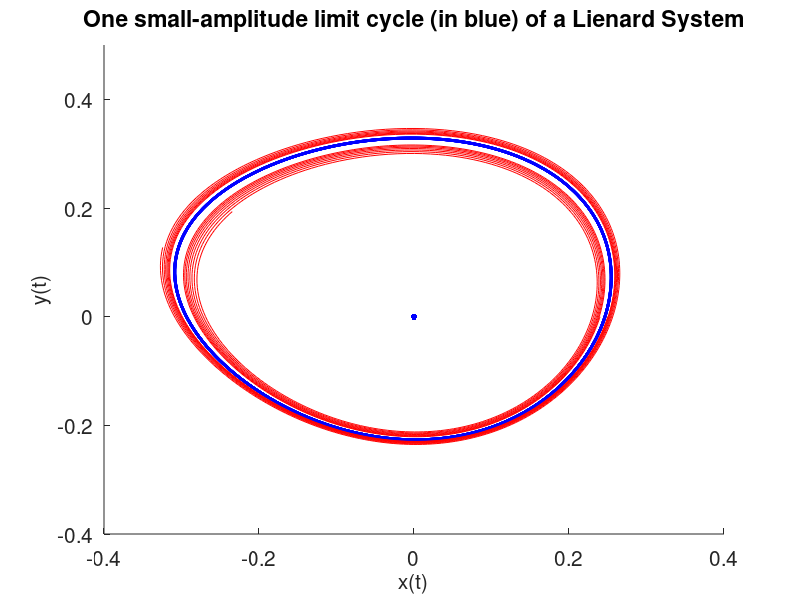

Here is the MATLAB script that generated this plot:
% Programs 16e - Small-amplitude limit cycle for Example 1(i).
% Chapter 16 - Local and Global Bifurcations.
% Copyright Springer 2015
% Please see Example 1 on page 339. The degree of F(x) is three and
% the degree of g(x) is two.
% The unstable limit cycle is in blue.
clear;figure;
hold on;
plot(0,0,'b.','MarkerSize',15)
a1=0.01;a2=1;b2=1;a3=1/3;xmin=-0.4;xmax=0.4;ymin=-0.4;ymax=0.5;
options=odeset('RelTol',1e-8,'AbsTol',1e-8);
% A trajectory inside the limit cycle.
sys = @(t,x) [x(2)-a1*x(1)-a2*x(1)^2-a3*x(1)^3;-x(1)-a1*x(2)-b2*x(1)^2]; 
[t,xs] = ode45(sys,[0 50],[0.24 0],options);
plot(xs(:,1),xs(:,2),'r');
% The approximate unstable limit cycle.
sys = @(t,x) [x(2)-a1*x(1)-a2*x(1)^2-a3*x(1)^3;-x(1)-a1*x(2)-b2*x(1)^2]; 
[t,xs] = ode45(sys,[0 50],[0.2465 0],options);
plot(xs(:,1),xs(:,2),'b','LineWidth',2);
% A trajectory outside the limit cycle.
sys = @(t,x) [x(2)-a1*x(1)-a2*x(1)^2-a3*x(1)^3;-x(1)-a1*x(2)-b2*x(1)^2]; 
[t,xs] = ode45(sys,[0 50],[0.25 0],options);
plot(xs(:,1),xs(:,2),'r');
axis([xmin xmax ymin ymax])
fsize=15;
set(gca,'XTick',xmin:0.2:xmax,'FontSize',fsize)
set(gca,'YTick',ymin:0.2:ymax,'FontSize',fsize)
xlabel('x(t)','FontSize',fsize)
ylabel('y(t)','FontSize',fsize)
title('One small-amplitude limit cycle (in blue) of a Lienard System')
hold off;
% End of Programs 16e.
